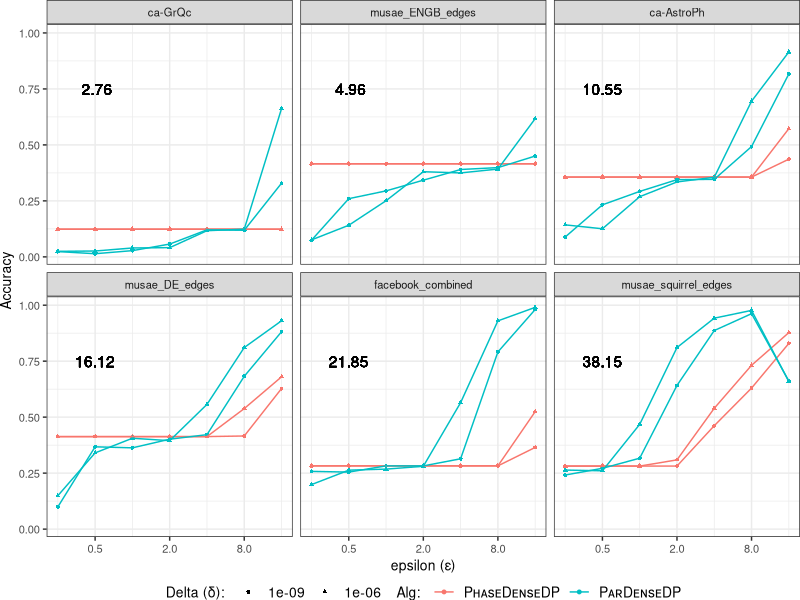
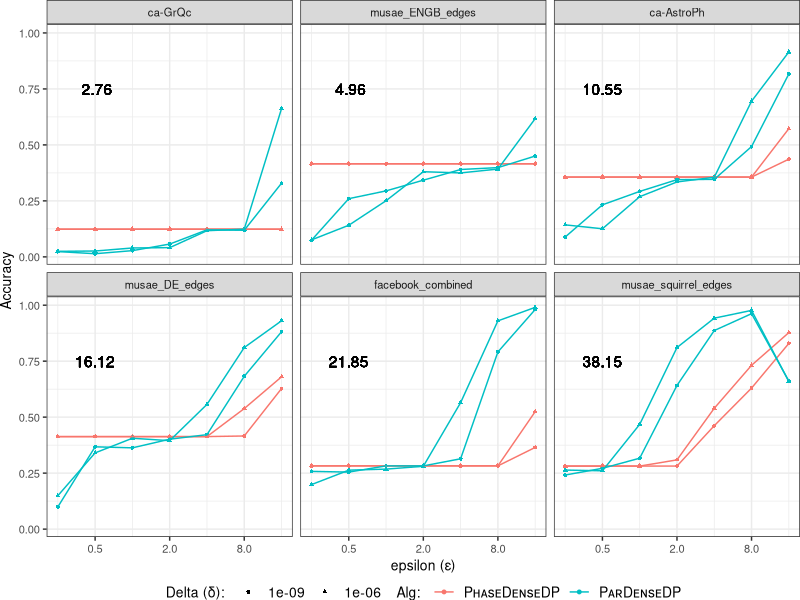

R code for these plots, in order:
library(ggplot2)
library(reshape2)
library(plyr)
library(dplyr)
library(scales)

nets = c(
  "ca-GrQc",
  "ca-HepTh",
  "ca-HepPh",
  "ca-AstroPh",
  "ca-CondMat",
  "email-Enron",
  "loc-gowalla_edges",
  "loc-brightkite_edges",
  "facebook_combined",
  "lastfm_asia_edges",
  "deezer_europe_edges",
  "musae_DE_edges",
  "musae_ENGB_edges",
  "musae_facebook_edges",
  "musae_FR_edges",
  "musae_git_edges",
  "musae_squirrel_edges",
  "musae_crocodile_edges",
  "musae_chameleon_edges",
  "musae_PTBR_edges"
)

edges = c(
  14496,
  25998,
  118521,
  198110,
  93497,
  183831,
  950327,
  214078,
  88234,
  27806,
  92752,
  153138,
  35324,
  171002,
  112666,
  289003,
  198493,
  170918,
  31421,
  31299
)

names(edges) <- nets

#Phase data
data <- read.csv("bench_accuracy_phase.txt", header = F, sep = ","  )

names(data) <- c("net", "nnodes", "edges", "epsilon", "delta",
                 "baseline", "baseline_size",
                 "seq_mean", "seq_std", "seq_size_mean", "seq_size_std", "seq_jac_mean", "seq_jac_std", "seq_rec_mean", "seq_rec_std",
                 "par_mean", "par_std", "par_size_mean", "par_size_std", "par_jac_mean", "par_jac_std", "par_rec_mean", "par_rec_std",
                 "par_iter_mean", "par_iter_std")

# data$seq_std <- sqrt(data$seq_var)
# data$par_std <- sqrt(data$par_var)
# data$par_iter_std <- sqrt(data$par_iter_var)

data$seq_acc <- data$seq_mean / data$baseline
data$par_acc <- data$par_mean / data$baseline
#data$edges <- edges[data$net]
data$density <- data$edges / data$nnodes

density_data <- data.frame(net=data$net, density=data$density)

#old pick 6 before phase exprs
old_pick_6_index <- c(1, 10, 13, 4, 12, 9)

#pick_6 after phase exprs
# repick to select some good networks
pick_6 <- c(1, 13, 4, 12, 9, 17)


pick6_data <- subset(data,net %in% nets[pick_6] )
pick6_density <- subset(density_data,net %in% nets[pick_6] )
pick6_data$net <- factor(pick6_data$net, levels=nets[pick_6])
pick6_density$net <- factor(pick6_density$net, levels=nets[pick_6])

text_size <- 8




#Bounded vs Unbounded plots
p6_acc_data <- pick6_data[c("net", "epsilon", "delta", "seq_acc", "par_acc")]
names(p6_acc_data) <- c("net", "epsilon", "delta", "PʜᴀsᴇDᴇɴsᴇDP", "PᴀʀDᴇɴsᴇDP")
p6_data <- melt(p6_acc_data, id=c("net", "epsilon", "delta"))
plot <- ggplot(data = p6_data, aes(x = epsilon, y =value))
plot <- plot + geom_point(size = 1,aes(color=variable, shape=factor(delta)))
plot <- plot + geom_line(aes(color=variable, shape=factor(delta)))
plot <- plot + facet_wrap(~net)
plot <- plot + theme_bw()
plot <- plot + scale_x_continuous(trans = log2_trans())
plot <- plot + labs(y = "Accuracy", x="epsilon (\u03B5)")
plot <- plot + theme(legend.position="bottom",
                     axis.text=element_text(size=text_size),
                     axis.title=element_text(size=text_size+2),
                     legend.text=element_text(size=text_size+2),
                     legend.title=element_text(size=text_size+2),
                     strip.text = element_text(size=text_size),
                     plot.margin=grid::unit(c(0,0,-1,0), "mm"),
                     legend.margin = margin(t = -0.25, unit='cm'))
plot <- plot + guides(color=guide_legend("Alg: "), shape=guide_legend("Delta (\u03B4): "))
plot <- plot + geom_text(data=pick6_density,
                         mapping = aes(x = 0.5, y = 0.75, label = format(round(density, 2), nsmall=2)))
plot
ggsave("Accuracy_bounded_undbounded.png", plot, device = "png", width = 6, height = 3)
